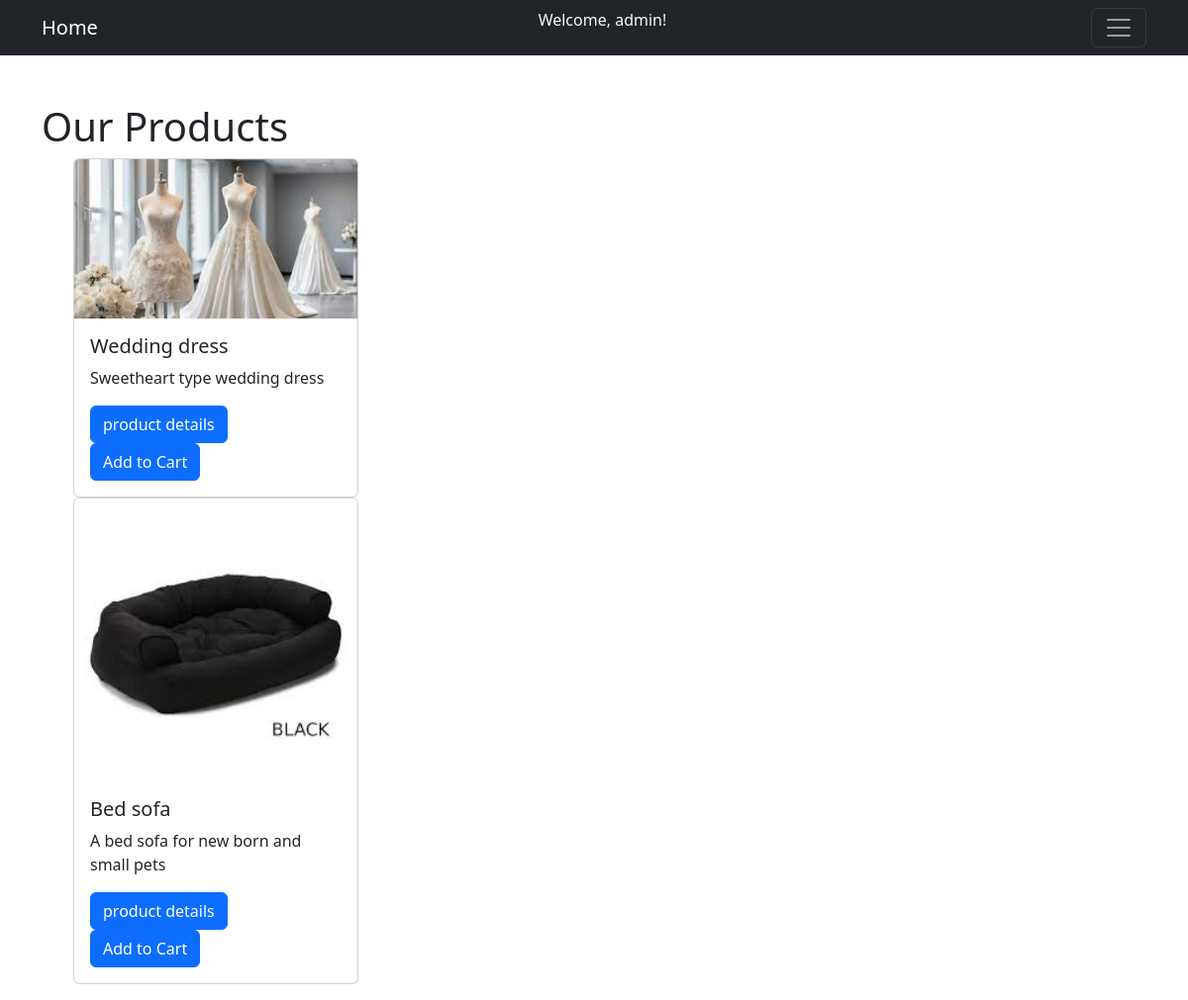
The app's page /product/ (signed in) with its own data.
### store/models.py (models this page shows, shortened)
class Product(models.Model):
    name = models.CharField(max_length=200)
    image = models.ImageField(upload_to='product_images/', blank=True, null=True)
    category = models.ForeignKey(Category, related_name='product', on_delete=models.CASCADE)
    description = models.TextField()
    price = models.DecimalField(max_digits=10, decimal_places=2)
    stock = models.IntegerField()
    available = models.BooleanField(default=True)
    created = models.DateTimeField(auto_now_add=True)
    updated = models.DateTimeField(auto_now=True)
    has_colors = models.BooleanField(default=False)  # Enable/disable color feature
    colors = models.TextField(blank=True, null=True, help_text="Comma-separated list of colors")
    from django.contrib.auth.models import User

### store/views.py (the view)
# urls.py: path('product/', views.product_list, name='product_list'),  # Map the URL to the product_list view
def product_list(request):
    products = Product.objects.all()  # Fetch all products from the database
    return render(request, 'product/product_list.html', {'products': products})

### store/templates/product/product_list.html (shortened to what this page needs)
{% extends 'base.html' %}
{% block content%}
<div>
    <h1>Our Products</h1>
    <ul>
        {% for product in products %}
        <div class="card" style="width: 18rem;">
            <img class="card-img-top" src="{{product.image.url}}" alt="Card image cap">
            <div class="card-body">
              <h5 class="card-title">{{product.name}}</h5>
              <p class="card-text">{{product.description}}</p>
              <a href="{% url 'product_detail' product.id %}" class="btn btn-primary">product details</a>
              <a href="{% url 'add_to_cart' product.id %}" class="btn btn-primary">Add to Cart</a>
            </div>
          </div>
        {% endfor %}
    </ul>
</div>
{% endblock %}

### store/templates/base.html (shortened to what this page needs)
<!DOCTYPE html>
<html lang="en">
<head>
    <link href="https://cdnjs.cloudflare.com/ajax/libs/bootstrap/5.3.0/css/bootstrap.min.css" rel="stylesheet">
</head>
<body>
    <nav class="navbar navbar-dark bg-dark">
        <div class="container">
            <a class="navbar-brand" href="{% url 'home' %}">Home</a>
            {% if user.is_authenticated %}
                <p style="color: aliceblue;">Welcome, {{ user.username }}! </p>
            {% endif %}
            <button class="navbar-toggler" type="button" data-bs-toggle="collapse" data-bs-target="#navbarNav" aria-controls="navbarNav" aria-expanded="false" aria-label="Toggle navigation">
                <span class="navbar-toggler-icon"></span>
            </button>
        </div>
    </nav>
    <div class="container mt-5">
        {% block content %}{% endblock %}
    </div>
</body>
</html>

### records on screen
Product: image (picture), name "Wedding dress", description "Sweetheart type wedding dress"
Product: image (picture), name "Bed sofa", description "A bed sofa for new born and small pets"

### other values on screen
{{ user.username }} "admin"
